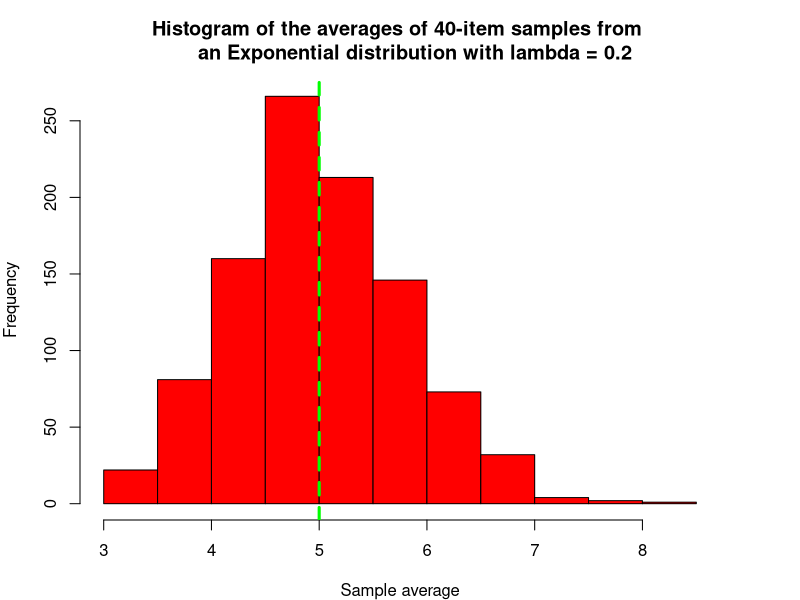
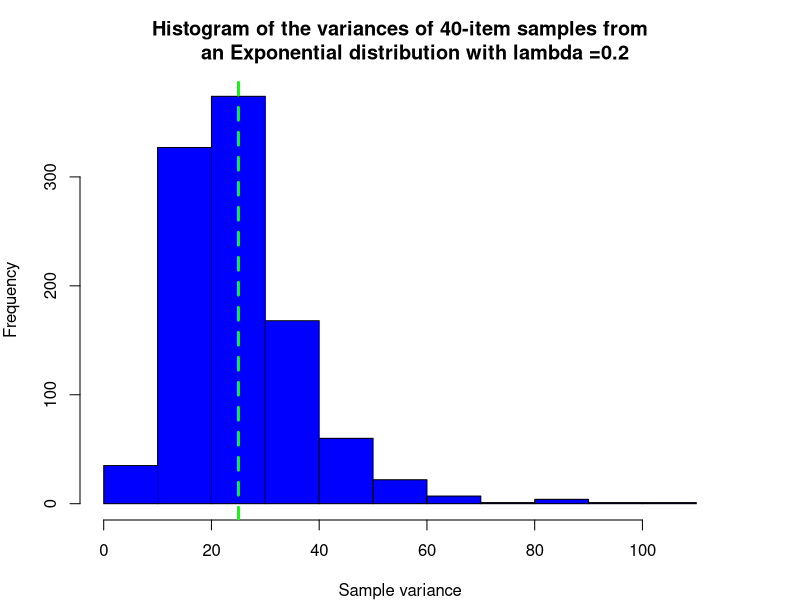
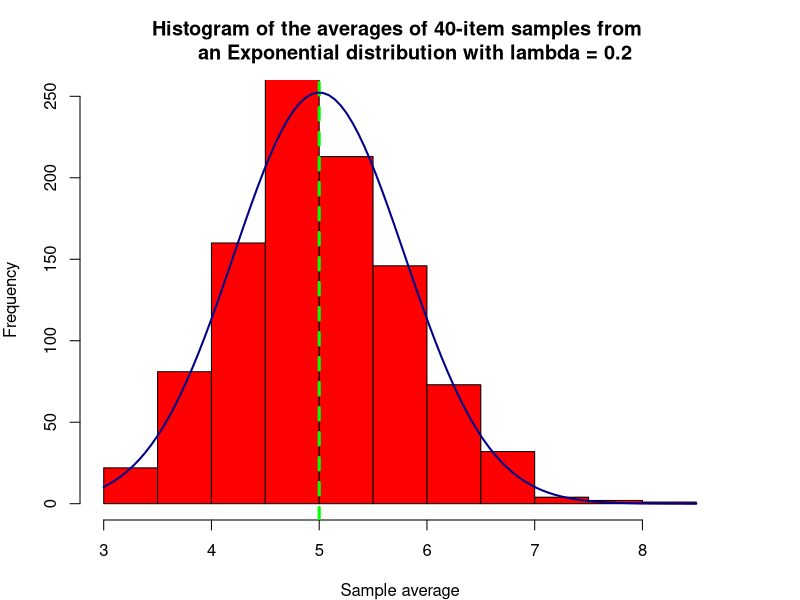

Here is the R script that generated these plots, in order:
## ---- chunk 1
set.seed(100)
data <- replicate(1000, rexp(40, 0.2), simplify = "array")
## ---- chunk 2
averages <- apply(data, 2, mean)
par(mar = rep(4,4))
hist(averages,
     main = "Histogram of the averages of 40-item samples from 
     an Exponential distribution with lambda = 0.2",
     xlab = "Sample average", ylab = "Frequency", col = "red")
abline(v = 5, col = "green", lwd = 3, lty = 2)
print(paste("Mean of sample averages is:",mean(averages)))
## ---- chunk 3
variances <- apply(data, 2, var)
hist(variances,
     main = "Histogram of the variances of 40-item samples from
     an Exponential distribution with lambda =0.2",
     xlab = "Sample variance", ylab = "Frequency",
     col = "blue")
abline(v = 25, col = "green", lwd = 3, lty = 2)
## ---- chunk 4
hist(averages, 
     main = "Histogram of the averages of 40-item samples from 
     an Exponential distribution with lambda = 0.2",
     xlab = "Sample average", ylab = "Frequency", col = "red",
     ylim = c(0,250))
abline(v = 5, col = "green", lwd = 3, lty = 2)
curve(500*dnorm(x, 5, (1/0.2)/sqrt(40)), col = "darkblue", lwd = 2, add = T)
## ---- chunk 5
ks.test(averages, "pnorm", mean = 5, sd = (1/0.2)/sqrt(40))
